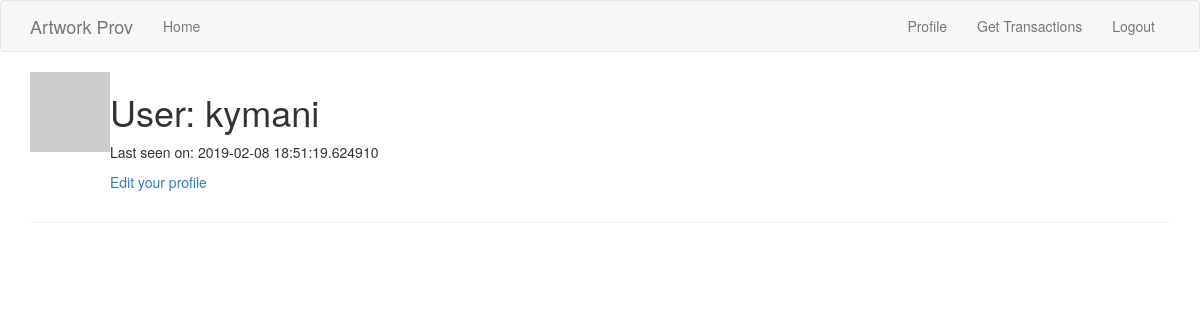
Page /user/kymani (signed in) on the earlier database version.
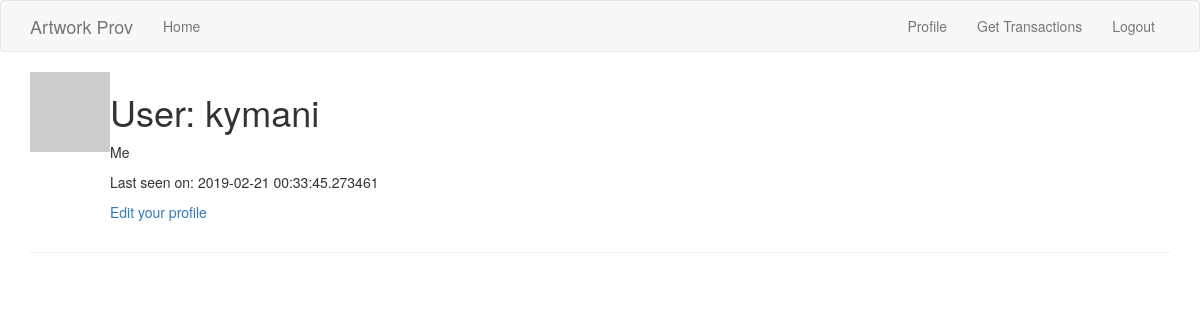
Same page on the later database version.
### app/models.py (models this page shows, shortened)
class User(UserMixin, db.Model):
    __tablename__ = 'user'
    id = db.Column(db.Integer, primary_key=True)
    username = db.Column(db.String(64), index=True, unique=True)
    email = db.Column(db.String(120), index=True, unique=True)
    password_hash = db.Column(db.String(128))
    about_me = db.Column(db.String(140))
    last_seen = db.Column(db.DateTime, default=datetime.utcnow)
    def avatar(self, size):
        digest = md5(self.email.lower().encode('utf-8')).hexdigest()
        return 'https://www.gravatar.com/avatar/{}?d=identicon&s={}'.format(
            digest, size)

### app/routes.py (the view)
@app.route('/user/<username>')
@login_required
def user(username):
    user = User.query.filter_by(username=username).first_or_404()
    return render_template('user.html', user=user)

### app/models.py (called while the page is built)
@login.user_loader
def load_user(id):
    return User.query.get(int(id))

### app/routes.py (called while the page is built)
@app.before_request
def before_request():
    if current_user.is_authenticated:
        current_user.last_seen = datetime.utcnow()
        db.session.commit()

### app/templates/user.html
{% extends "base.html" %}
{% block app_content %}
    <table>
        <tr valign="top">
            <td><img src="{{ user.avatar(128) }}"></td>
            <td>
                <h1>User: {{ user.username }}</h1>
                {% if user.about_me %}<p>{{ user.about_me }}</p>{% endif %}
                {% if user.last_seen %}<p>Last seen on: {{ user.last_seen }}</p>{% endif %}
                {% if user == current_user %}
                <p><a href="{{ url_for('edit_profile') }}">Edit your profile</a></p>
                {% endif %}
            </td>
        </tr>
    </table>
    <hr>
{% endblock %}

### app/templates/base.html (shortened to what this page needs)
{% extends 'bootstrap/base.html' %}
{% block navbar %}
    <nav class="navbar navbar-default">
        <div class="container">
            <div class="navbar-header">
                <a class="navbar-brand" href="{{ url_for('index') }}">Artwork Prov</a>
            </div>
            <div class="collapse navbar-collapse" id="bs-example-navbar-collapse-1">
                <ul class="nav navbar-nav">
                    <li><a href="{{ url_for('index') }}">Home</a></li>
                </ul>
                <ul class="nav navbar-nav navbar-right">
                    {% if current_user.is_anonymous %}
                    <li><a href="{{ url_for('login') }}">Login</a></li>
                    {% else %}
                    <li><a href="{{ url_for('user', username=current_user.username) }}">Profile</a></li>
                    <li><a href="{{ url_for('index') }}">Get Transactions</a></li>
                    <li><a href="{{ url_for('logout') }}">Logout</a></li>
                    {% endif %}
                </ul>
            </div>
        </div>
    </nav>
{% endblock %}
{% block content %}
    <div class="container">
        {% block app_content %}{% endblock %}
    </div>
{% endblock %}

Differences in the rows shown:
changed User "kymani": about_me (not shown) → "Me"; last_seen "2019-02-08 18:51:19.624910" → "2019-02-21 00:33:45.273461"
